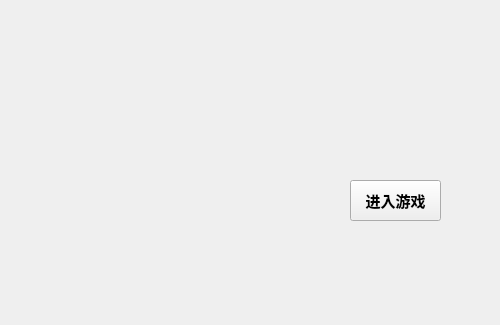
<?xml version="1.0" encoding="UTF-8"?>
<ui version="4.0">
 <class>MainWindow</class>
 <widget class="QMainWindow" name="MainWindow">
  <property name="geometry">
   <rect>
    <x>0</x>
    <y>0</y>
    <width>500</width>
    <height>325</height>
   </rect>
  </property>
  <property name="windowTitle">
   <string>主界面</string>
  </property>
  <widget class="QWidget" name="centralWidget">
   <widget class="QPushButton" name="pushButton">
    <property name="geometry">
     <rect>
      <x>350</x>
      <y>180</y>
      <width>91</width>
      <height>41</height>
     </rect>
    </property>
    <property name="font">
     <font>
      <family>楷体</family>
      <pointsize>11</pointsize>
      <weight>75</weight>
      <bold>true</bold>
     </font>
    </property>
    <property name="text">
     <string>进入游戏</string>
    </property>
   </widget>
  </widget>
 </widget>
 <layoutdefault spacing="6" margin="11"/>
 <resources/>
 <connections/>
</ui>
